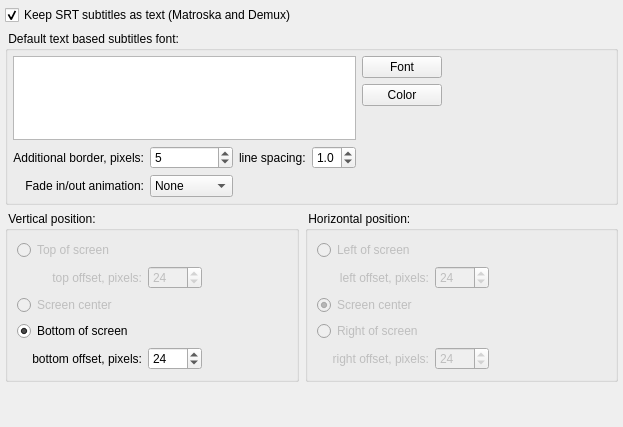
      <widget class="QWidget" name="tab_4">
       <attribute name="title">
        <string>Subtitles</string>
       </attribute>
       <layout class="QVBoxLayout" name="verticalLayout_9">
        <property name="margin">
         <number>5</number>
        </property>
        <item>
         <widget class="QCheckBox" name="keepTextCheckBox">
          <property name="toolTip">
           <string>Copy each SRT subtitle as text, with its tags and times, instead of drawing it into pictures. Matroska keeps it as a text track and Demux writes an SRT file. The other outputs cannot carry text subtitles and always draw them. The font and position settings below do not apply to text.</string>
          </property>
          <property name="text">
           <string>Keep SRT subtitles as text (Matroska and Demux)</string>
          </property>
          <property name="checked">
           <bool>true</bool>
          </property>
         </widget>
        </item>
        <item>
         <widget class="QGroupBox" name="groupBox_8">
          <property name="sizePolicy">
           <sizepolicy hsizetype="Preferred" vsizetype="Fixed">
            <horstretch>0</horstretch>
            <verstretch>0</verstretch>
           </sizepolicy>
          </property>
          <property name="title">
           <string> Default text based subtitles font: </string>
          </property>
          <layout class="QHBoxLayout" name="horizontalLayout_25">
           <property name="margin">
            <number>5</number>
           </property>
           <item>
            <layout class="QGridLayout" name="gridLayout_7">
             <item row="1" column="0">
              <widget class="QTableView" name="fontSettingsTableView">
               <property name="sizePolicy">
                <sizepolicy hsizetype="Expanding" vsizetype="Minimum">
                 <horstretch>0</horstretch>
                 <verstretch>0</verstretch>
                </sizepolicy>
               </property>
               <property name="maximumSize">
                <size>
                 <width>16777215</width>
                 <height>84</height>
                </size>
               </property>
               <attribute name="horizontalHeaderVisible">
                <bool>false</bool>
               </attribute>
               <attribute name="horizontalHeaderStretchLastSection">
                <bool>true</bool>
               </attribute>
               <attribute name="verticalHeaderVisible">
                <bool>false</bool>
               </attribute>
              </widget>
             </item>
             <item row="1" column="1">
              <layout class="QVBoxLayout" name="verticalLayout_16">
               <item>
                <widget class="QPushButton" name="fontButton">
                 <property name="sizePolicy">
                  <sizepolicy hsizetype="Minimum" vsizetype="Fixed">
                   <horstretch>0</horstretch>
                   <verstretch>0</verstretch>
                  </sizepolicy>
                 </property>
                 <property name="text">
                  <string>Font</string>
                 </property>
                </widget>
               </item>
               <item>
                <widget class="QPushButton" name="colorButton">
                 <property name="text">
                  <string>Color</string>
                 </property>
                </widget>
               </item>
               <item>
                <spacer name="verticalSpacer_8">
                 <property name="orientation">
                  <enum>Qt::Vertical</enum>
                 </property>
                 <property name="sizeHint" stdset="0">
                  <size>
                   <width>20</width>
                   <height>20</height>
                  </size>
                 </property>
                </spacer>
               </item>
              </layout>
             </item>
             <item row="2" column="0">
              <layout class="QGridLayout" name="gridLayout_12">
               <item row="0" column="0">
                <widget class="QLabel" name="label_13">
                 <property name="text">
                  <string>Additional border, pixels:</string>
                 </property>
                 <property name="alignment">
                  <set>Qt::AlignRight|Qt::AlignTrailing|Qt::AlignVCenter</set>
                 </property>
                </widget>
               </item>
               <item row="0" column="1">
                <widget class="QSpinBox" name="spinEditBorder">
                 <property name="minimumSize">
                  <size>
                   <width>0</width>
                   <height>23</height>
                  </size>
                 </property>
                 <property name="maximum">
                  <number>9</number>
                 </property>
                 <property name="value">
                  <number>5</number>
                 </property>
                </widget>
               </item>
               <item row="0" column="2">
                <widget class="QLabel" name="label_21">
                 <property name="text">
                  <string>line spacing:</string>
                 </property>
                </widget>
               </item>
               <item row="0" column="3">
                <widget class="QDoubleSpinBox" name="lineSpacing">
                 <property name="decimals">
                  <number>1</number>
                 </property>
                 <property name="minimum">
                  <double>0.500000000000000</double>
                 </property>
                 <property name="maximum">
                  <double>2.000000000000000</double>
                 </property>
                 <property name="singleStep">
                  <double>0.100000000000000</double>
                 </property>
                 <property name="value">
                  <double>1.000000000000000</double>
                 </property>
                </widget>
               </item>
               <item row="1" column="0">
                <widget class="QLabel" name="label_22">
                 <property name="text">
                  <string>Fade in/out animation:</string>
                 </property>
                 <property name="alignment">
                  <set>Qt::AlignRight|Qt::AlignTrailing|Qt::AlignVCenter</set>
                 </property>
                </widget>
               </item>
               <item row="1" column="1">
                <widget class="QComboBox" name="comboBoxAnimation">
                 <item>
                  <property name="text">
                   <string>None</string>
                  </property>
                 </item>
                 <item>
                  <property name="text">
                   <string>Fast</string>
                  </property>
                 </item>
                 <item>
                  <property name="text">
                   <string>Medium</string>
                  </property>
                 </item>
                 <item>
                  <property name="text">
                   <string>Slow</string>
                  </property>
                 </item>
                 <item>
                  <property name="text">
                   <string>Very slow</string>
                  </property>
                 </item>
                </widget>
               </item>
              </layout>
             </item>
            </layout>
           </item>
           <item>
            <spacer name="horizontalSpacer_20">
             <property name="orientation">
              <enum>Qt::Horizontal</enum>
             </property>
             <property name="sizeHint" stdset="0">
              <size>
               <width>168</width>
               <height>20</height>
              </size>
             </property>
            </spacer>
           </item>
          </layout>
         </widget>
        </item>
        <item>
         <layout class="QHBoxLayout" name="horizontalLayout_3">
          <item>
           <widget class="QGroupBox" name="groupBox_9">
            <property name="sizePolicy">
             <sizepolicy hsizetype="Preferred" vsizetype="Preferred">
              <horstretch>0</horstretch>
              <verstretch>0</verstretch>
             </sizepolicy>
            </property>
            <property name="title">
             <string> Vertical position: </string>
            </property>
            <layout class="QHBoxLayout" name="horizontalLayout_28">
             <item>
              <layout class="QGridLayout" name="gridLayout_9">
               <item row="0" column="0">
                <widget class="QRadioButton" name="radioButton">
                 <property name="enabled">
                  <bool>false</bool>
                 </property>
                 <property name="text">
                  <string>Top of screen</string>
                 </property>
                </widget>
               </item>
               <item row="1" column="0">
                <layout class="QHBoxLayout" name="horizontalLayout_26">
                 <item>
                  <spacer name="horizontalSpacer_11">
                   <property name="orientation">
                    <enum>Qt::Horizontal</enum>
                   </property>
                   <property name="sizeType">
                    <enum>QSizePolicy::Fixed</enum>
                   </property>
                   <property name="sizeHint" stdset="0">
                    <size>
                     <width>15</width>
                     <height>20</height>
                    </size>
                   </property>
                  </spacer>
                 </item>
                 <item>
                  <widget class="QLabel" name="label_14">
                   <property name="enabled">
                    <bool>false</bool>
                   </property>
                   <property name="sizePolicy">
                    <sizepolicy hsizetype="Preferred" vsizetype="Preferred">
                     <horstretch>0</horstretch>
                     <verstretch>0</verstretch>
                    </sizepolicy>
                   </property>
                   <property name="text">
                    <string>top offset, pixels:</string>
                   </property>
                   <property name="alignment">
                    <set>Qt::AlignRight|Qt::AlignTrailing|Qt::AlignVCenter</set>
                   </property>
                  </widget>
                 </item>
                </layout>
               </item>
               <item row="1" column="1">
                <widget class="QSpinBox" name="spinBox">
                 <property name="enabled">
                  <bool>false</bool>
                 </property>
                 <property name="sizePolicy">
                  <sizepolicy hsizetype="Fixed" vsizetype="Fixed">
                   <horstretch>0</horstretch>
                   <verstretch>0</verstretch>
                  </sizepolicy>
                 </property>
                 <property name="maximum">
                  <number>1080</number>
                 </property>
                 <property name="value">
                  <number>24</number>
                 </property>
                </widget>
               </item>
               <item row="2" column="0">
                <widget class="QRadioButton" name="radioButton_2">
                 <property name="enabled">
                  <bool>false</bool>
                 </property>
                 <property name="text">
                  <string>Screen center</string>
                 </property>
                </widget>
               </item>
               <item row="3" column="0">
                <widget class="QRadioButton" name="radioButton_3">
                 <property name="text">
                  <string>Bottom of screen</string>
                 </property>
                 <property name="checked">
                  <bool>true</bool>
                 </property>
                </widget>
               </item>
               <item row="4" column="0">
                <layout class="QHBoxLayout" name="horizontalLayout_27">
                 <item>
                  <spacer name="horizontalSpacer_13">
                   <property name="orientation">
                    <enum>Qt::Horizontal</enum>
                   </property>
                   <property name="sizeType">
                    <enum>QSizePolicy::Fixed</enum>
                   </property>
                   <property name="sizeHint" stdset="0">
                    <size>
                     <width>15</width>
                     <height>20</height>
                    </size>
                   </property>
                  </spacer>
                 </item>
                 <item>
                  <widget class="QLabel" name="label_15">
                   <property name="sizePolicy">
                    <sizepolicy hsizetype="Preferred" vsizetype="Preferred">
                     <horstretch>0</horstretch>
                     <verstretch>0</verstretch>
                    </sizepolicy>
                   </property>
                   <property name="text">
                    <string>bottom offset, pixels:</string>
                   </property>
                   <property name="alignment">
                    <set>Qt::AlignRight|Qt::AlignTrailing|Qt::AlignVCenter</set>
                   </property>
                  </widget>
                 </item>
                </layout>
               </item>
               <item row="4" column="1">
                <widget class="QSpinBox" name="spinEditOffset">
                 <property name="minimumSize">
                  <size>
                   <width>0</width>
                   <height>0</height>
                  </size>
                 </property>
                 <property name="maximum">
                  <number>1080</number>
                 </property>
                 <property name="value">
                  <number>24</number>
                 </property>
                </widget>
               </item>
              </layout>
             </item>
             <item>
              <spacer name="horizontalSpacer_14">
               <property name="orientation">
                <enum>Qt::Horizontal</enum>
               </property>
               <property name="sizeHint" stdset="0">
                <size>
                 <width>40</width>
                 <height>20</height>
                </size>
               </property>
              </spacer>
             </item>
            </layout>
           </widget>
          </item>
          <item>
           <widget class="QGroupBox" name="groupBox_10">
            <property name="sizePolicy">
             <sizepolicy hsizetype="Preferred" vsizetype="Preferred">
              <horstretch>0</horstretch>
              <verstretch>0</verstretch>
             </sizepolicy>
            </property>
            <property name="title">
             <string> Horizontal position: </string>
            </property>
            <layout class="QHBoxLayout" name="horizontalLayout_31">
             <item>
              <layout class="QGridLayout" name="gridLayout_8">
               <item row="0" column="0">
                <widget class="QRadioButton" name="rbhLeft">
                 <property name="enabled">
                  <bool>false</bool>
                 </property>
                 <property name="text">
                  <string>Left of screen</string>
                 </property>
                </widget>
               </item>
               <item row="1" column="0">
                <layout class="QHBoxLayout" name="horizontalLayout_29">
                 <item>
                  <spacer name="horizontalSpacer_12">
                   <property name="orientation">
                    <enum>Qt::Horizontal</enum>
                   </property>
                   <property name="sizeType">
                    <enum>QSizePolicy::Fixed</enum>
                   </property>
                   <property name="sizeHint" stdset="0">
                    <size>
                     <width>15</width>
                     <height>20</height>
                    </size>
                   </property>
                  </spacer>
                 </item>
                 <item>
                  <widget class="QLabel" name="label_17">
                   <property name="enabled">
                    <bool>false</bool>
                   </property>
                   <property name="sizePolicy">
                    <sizepolicy hsizetype="Preferred" vsizetype="Preferred">
                     <horstretch>0</horstretch>
                     <verstretch>0</verstretch>
                    </sizepolicy>
                   </property>
                   <property name="text">
                    <string>left offset, pixels:</string>
                   </property>
                   <property name="alignment">
                    <set>Qt::AlignRight|Qt::AlignTrailing|Qt::AlignVCenter</set>
                   </property>
                  </widget>
                 </item>
                </layout>
               </item>
               <item row="1" column="1">
                <widget class="QSpinBox" name="spinBox_2">
                 <property name="enabled">
                  <bool>false</bool>
                 </property>
                 <property name="sizePolicy">
                  <sizepolicy hsizetype="Fixed" vsizetype="Fixed">
                   <horstretch>0</horstretch>
                   <verstretch>0</verstretch>
                  </sizepolicy>
                 </property>
                 <property name="maximum">
                  <number>1080</number>
                 </property>
                 <property name="value">
                  <number>24</number>
                 </property>
                </widget>
               </item>
               <item row="2" column="0">
                <widget class="QRadioButton" name="rbhCenter">
                 <property name="enabled">
                  <bool>false</bool>
                 </property>
                 <property name="text">
                  <string>Screen center</string>
                 </property>
                 <property name="checked">
                  <bool>true</bool>
                 </property>
                </widget>
               </item>
               <item row="3" column="0">
                <widget class="QRadioButton" name="rbhRight">
                 <property name="enabled">
                  <bool>false</bool>
                 </property>
                 <property name="text">
                  <string>Right of screen</string>
                 </property>
                 <property name="checked">
                  <bool>false</bool>
                 </property>
                </widget>
               </item>
               <item row="4" column="0">
                <layout class="QHBoxLayout" name="horizontalLayout_30">
                 <item>
                  <spacer name="horizontalSpacer_15">
                   <property name="orientation">
                    <enum>Qt::Horizontal</enum>
                   </property>
                   <property name="sizeType">
                    <enum>QSizePolicy::Fixed</enum>
                   </property>
                   <property name="sizeHint" stdset="0">
                    <size>
                     <width>15</width>
                     <height>20</height>
                    </size>
                   </property>
                  </spacer>
                 </item>
                 <item>
                  <widget class="QLabel" name="label_16">
                   <property name="enabled">
                    <bool>false</bool>
                   </property>
                   <property name="sizePolicy">
                    <sizepolicy hsizetype="Preferred" vsizetype="Preferred">
                     <horstretch>0</horstretch>
                     <verstretch>0</verstretch>
                    </sizepolicy>
                   </property>
                   <property name="text">
                    <string>right offset, pixels:</string>
                   </property>
                   <property name="alignment">
                    <set>Qt::AlignRight|Qt::AlignTrailing|Qt::AlignVCenter</set>
                   </property>
                  </widget>
                 </item>
                </layout>
               </item>
               <item row="4" column="1">
                <widget class="QSpinBox" name="SpinEditOffset_2">
                 <property name="enabled">
                  <bool>false</bool>
                 </property>
                 <property name="sizePolicy">
                  <sizepolicy hsizetype="Fixed" vsizetype="Fixed">
                   <horstretch>0</horstretch>
                   <verstretch>0</verstretch>
                  </sizepolicy>
                 </property>
                 <property name="maximum">
                  <number>1080</number>
                 </property>
                 <property name="value">
                  <number>24</number>
                 </property>
                </widget>
               </item>
              </layout>
             </item>
             <item>
              <spacer name="horizontalSpacer_21">
               <property name="orientation">
                <enum>Qt::Horizontal</enum>
               </property>
               <property name="sizeHint" stdset="0">
                <size>
                 <width>117</width>
                 <height>20</height>
                </size>
               </property>
              </spacer>
             </item>
            </layout>
           </widget>
          </item>
         </layout>
        </item>
        <item>
         <spacer name="verticalSpacer_7">
          <property name="orientation">
           <enum>Qt::Vertical</enum>
          </property>
          <property name="sizeHint" stdset="0">
           <size>
            <width>20</width>
            <height>40</height>
           </size>
          </property>
         </spacer>
        </item>
       </layout>
      </widget>
